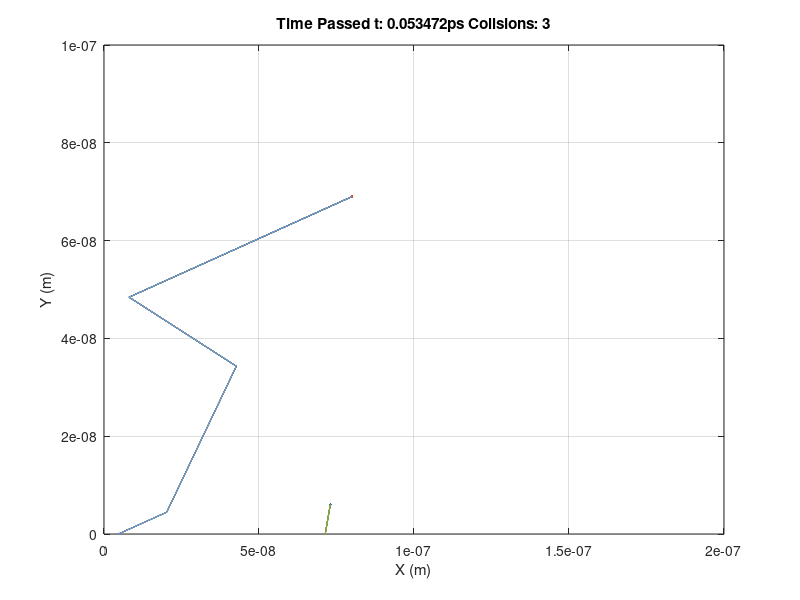

Source code (MATLAB):
% Monte Carlo Modelling of Electron Transport

close all
clear 
format short
clc

% Constants
m0 = 9.11e-31; %kg
me = 0.26*m0;
q = 1.602e-19; %C
kB = 1.38066e-23; %J/K
nm = 1e-9; %nanometre
ps = 1e-12; %picosecond

% Dimensions
% Elec = 1; % simulates for 1 particle
Elec = 2; % simulates for 5 particles at once
xdim = 200; %nm
ydim = 100; %nm and need to make same length
x = zeros(Elec,1)*nm;
y = zeros(Elec,1)*nm; %need to make same length 
% Reg = zeros(xdim*1e9,ydim*1e9)*nm;  % semiconductor region

% Specifics
InitialTemp = 300; % in [K]
vtFirst = sqrt(2*kB*InitialTemp/me); %1.8701e5 in m/s
Tmn = 0.2*ps; 

% Simulation
steps = 10; 
% steps = 1000;
% t = zeros(1,steps);
% Temp = zeros(1,steps);
dt = nm/vtFirst; %5.347e-15s
Temp = zeros(1,Elec);
t = zeros(1,Elec);

on = 1;
off = 0;
scatter = on; %scattering on/off switch
% scatter = off; %scattering on/off switch
collide = 0; % counter for collisons
p = 1 - exp(-dt/Tmn); % probability for scatter threshold
re = 0; % default rebound velocity factor
% re = -0.5; % Bounces back at half its initial speed

for i = 1:steps    
   
    if i == 1
        t(i,:) = dt;
        Temp(i,:) = InitialTemp;
        vt = vtFirst;        
        
        Boxes = {};
        
        Boxes{1}.X = [0.9 1.1]*100*nm;
        Boxes{1}.Y = [0.8 1.0]*100*nm;
%         Boxes{1}.BC = 0.0;
        
        Boxes{2}.X = [-.9 1.1]*100*nm;
        Boxes{2}.Y = [0.0 0.2 1.1]*100*nm;
%         Boxes{2}.BC = 0.0; s
        
        e=1;
        while e <= Elec %random positions for each particle
                        
            randx = round(rand*xdim)*nm;
            randy = round(rand*ydim)*nm;
            
%             % check to see if in box
%             if Boxes{1}.X(1,1)<randx && randx <Boxes{1}.X(1,2) &&...
%                 Boxes{1}.Y(1,1)<randy && randy<Boxes{1}.Y(1,2) &&...
%                 Boxes{2}.X(1,1)<randx && randx<Boxes{2}.X(1,2) &&...
%                 Boxes{2}.Y(1,1)<randy && randy<Boxes{2}.Y(1,2) 
%                                 
%             else
                x(e,i) = randx;
                y(e,i) = randy;
                e=e+1;
%             end
                      
        end 
        
    else
        t(i,:) = t(i-1,:) + dt;
        r = rand(1,Elec); % Chance of scattering
        
        % Particle direction
        if i == 2 % intial angle, regardless of scattering
            
            for e = 1:Elec
                theta = rand*360; % random angle in deg
                dz = vtFirst*Tmn; % straight path
                dx(e,i) = sind(theta)*dz; % new x dif
                dy(e,i) = cosd(theta)*dz; % new y dif 
                x(e,i) = x(e,i-1) + dx(e,i);
                y(e,i) = y(e,i-1) + dy(e,i); 
                Temp(i,e) = Temp(i-1,e);
                vtNew = vtFirst;
            end

        elseif scatter == on % yes scatter 
            
            for e = 1:Elec 
               
                if r(1,e) < p*10   % check each electron
                    
                    scale = sqrt(kB*Temp(i-1,e)/me); %scaling factor
                    dof = 3; %degrees of freedom
%                     vtNew = vtFirst*chi2rnd(dof);
                    vtNew(e,i) = vtFirst*(rand/100+0.995);

                    theta = rand*360; % random angle in deg
                    dz(e,i) = vtNew(e,i)*Tmn; % straight path
                    dx(e,i) = sind(theta)*dz(e,i); % new x difference
                    dy(e,i) = cosd(theta)*dz(e,i); % new y difference 
                    
                    % updating position, velocity, temperature
                    TempNew = me*vtNew.^2/(2*kB); 
                    Temp(i,e) = TempNew(e,i);                    
                    x(e,i) = x(e,i-1) + dx(e,i); 
                    y(e,i) = y(e,i-1) + dy(e,i); 
                    vt = vtNew;
                    
                    collide = collide + 1; 
                                   
                else % no scattering, just continue along inital path
                                        
                    dx(e,i) = x(e,2)-x(e,1);
                    dy(e,i) = y(e,2)-y(e,1); 
                    x(e,i) = x(e,i-1) + dx(e,i); 
                    y(e,i) = y(e,i-1) + dy(e,i);
                    vtNew = vt;
                    Temp(i,:) = Temp(i-1,:);
                end
                
            end

        else % no scattering, just continue along inital path
            
            for e = 1:Elec
                dx(e,i) = x(e,2)-x(e,1);
                dy(e,i) = y(e,2)-y(e,1); 
            end
             
            vtNew = vt;
            Temp(i,:) = Temp(i-1,:);
                                            
        end
       
                
        %Boundary Conditions
%         for e = 1:Elec
%             
%             if x(i,:) < 0
%             x(i,:) = x(i,:) + 2e-7;            
%             elseif x(i,:) > xdim*nm
%                 x(i,:) = x(i,:) - 2e-7;
%             end
% 
%             if y(i,:) < 0
%                 y(i,:) = x(i,:) + 2e-7;
%             elseif y(i,:) > ydim*nm
%                 y(i,:) = x(i,:) - 2e-7;
%             end
% 
%         end
                
    end

%     1c-i)  Particle Plot   
    for e = 1:Elec
        figure(1)
        plot(x(e,:),y(e,:));
        grid on;
        hold on; 
    end
    xlim([0 xdim*nm])
    ylim([0 ydim*nm])
    xlabel('X (m)')
    ylabel('Y (m)')
    title(['Time Passed t: ', num2str(t(i)/ps), ...
        'ps Collsions: ', num2str(collide)]) 

%     % 1c-ii) Temp plot  
%     for e = 1:Elec
%         figure(2)
%         plot(t(:,e),Temp(:,e));
%         grid on;
%         hold on;
%     end 
%     xlabel('Time (s)')
%     ylabel('Temperature (K)')
%     title(['Current Temperature: ', num2str(mean(Temp(i,:))), ...
%         'K Max T: ', num2str(max(Temp,[],'all')),'K Min T: ',...
%         num2str(min(Temp,[],'all')),'K']) % change T        
         
    pause(0.05)
end

display('Seconds Passed', num2str(t(i)));
finalTemp = num2str(mean(Temp(i,:)))



